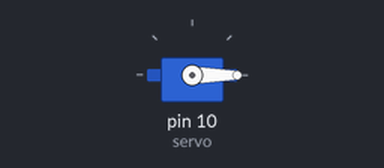
This sketch was run on a simulated Arduino Uno, built with avr-gcc and run on an emulated ATmega328P. Parts: servo.

Above: at 0.1 s.
At 8.1 s:
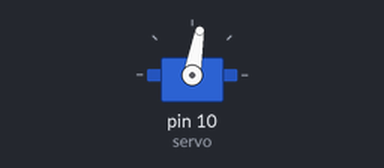
At 16.1 s:
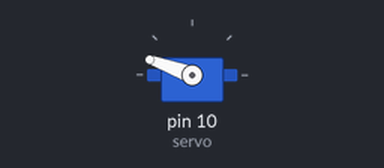
At 38.1 s:
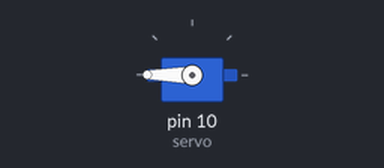
Timing chart, 0 to 39.6 s (numbered marks = the images above):
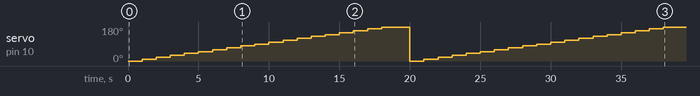

Measured:
- by itself, servo on pin 10 (servo): 0° → 10° at 1.0 s, → 20° 1.0 s later, → 30° 1.0 s later, → 40° 1.0 s later, … (37 changes in this stretch)

The sketch:

ServoTest.ino
```cpp
/*
  Простой тест сервопривода - поворот на +10 градусов каждую секунду
*/

#include <Servo.h>

Servo servo;
int s =10;
int b =0;
void setup()
{
 servo.attach(10); //привязываем привод к порту 10
}

void loop()
{
  servo.write(b);
  if (b<=180)
  {
    b+=s;
  }
  else
  {
    b=0;
    }

  delay(1000);
}
```
